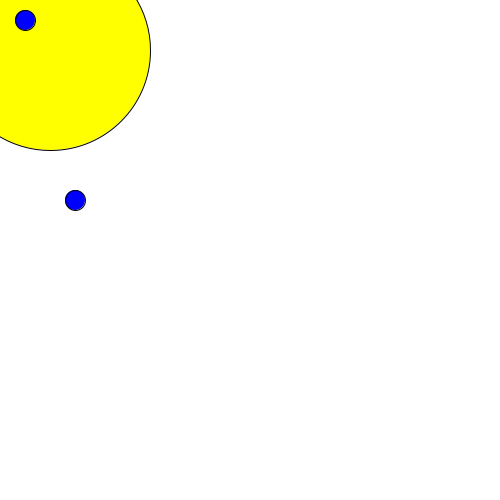
Frame 1 (no input)
Frame 60 (the mouse pressed at the canvas centre just before this capture): identical to frame 1, image omitted
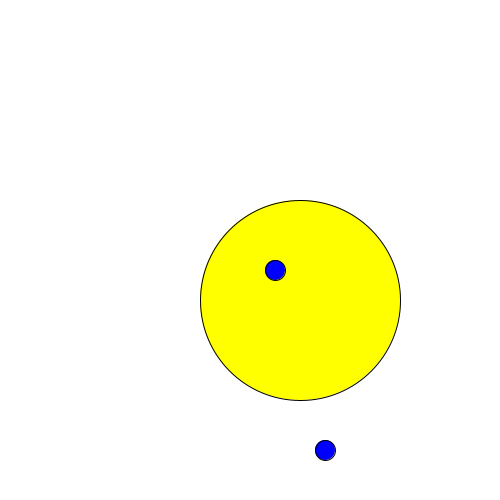
Frame 120 (the mouse held since frame 60 and released just before this capture)

The Processing sketch that drew these frames (run headless with seeded random() and noise(); from frame 60 on, the mouse is pressed at the canvas centre):

// Processing sketch: processing_106919
// ── processing_106919.pde

void setup() {  //setup function called initially, only once
  size(500, 500);
  background(255);  //set background white
}
 
void draw() {  //draw function loops 
 
    background(255);
 
    fill(255,255,0);
 
    ellipse(mouseX+50,mouseY+50,200,200);
 
    // eyes
    fill(0,0,255);
    ellipse(mouseX+75,mouseY+200,20,20);
    ellipse(mouseX+25,mouseY+20,20,20);
 
 
}
